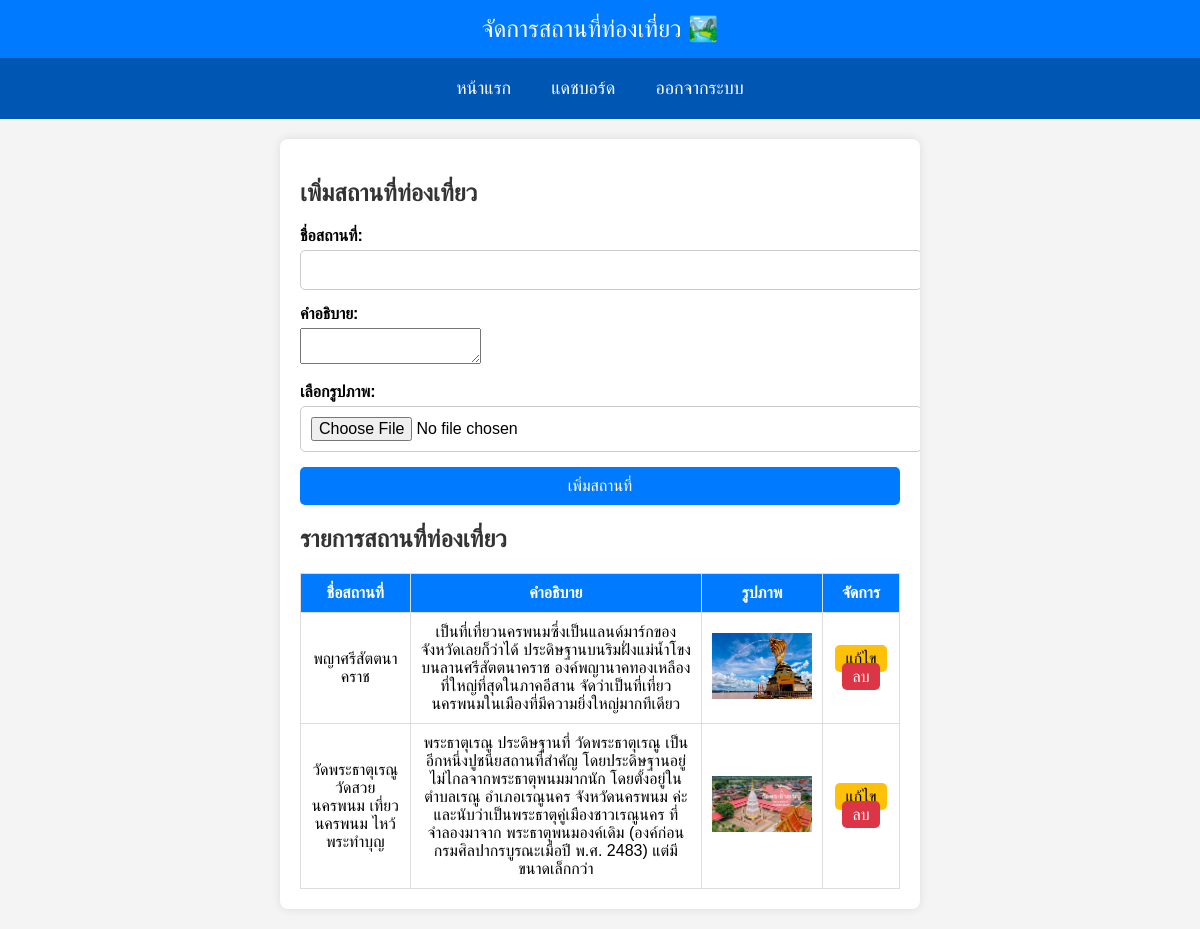
The app's page /manage_places.php (signed in) with its own data.
### tables this page shows
CREATE TABLE `places` (
  `id` int(11) NOT NULL,
  `name` varchar(255) NOT NULL,
  `description` text NOT NULL,
  `image` varchar(255) NOT NULL
);

### manage_places.php (the view, shortened to what this page needs)
<?php
include "config.php";
?>
<!DOCTYPE html>
<html lang="th">
<head>
    <link rel="stylesheet" href="style.css">
</head>
<body>
<div class="header">
    จัดการสถานที่ท่องเที่ยว 🏞️
</div>
<div class="navbar">
    <a href="index.php">หน้าแรก</a>
    <a href="dashboard.php">แดชบอร์ด</a>
    <a href="logout.php">ออกจากระบบ</a>
</div>
<div class="container">
<h2>เพิ่มสถานที่ท่องเที่ยว</h2>
<form action="add_place_process.php" method="POST" enctype="multipart/form-data">
    <div class="form-group">
        <label>ชื่อสถานที่:</label>
        <input type="text" name="name" required>
    </div>
    <div class="form-group">
        <label>คำอธิบาย:</label>
        <textarea name="description" required></textarea>
    </div>
    <div class="form-group">
        <label>เลือกรูปภาพ:</label>
        <input type="file" name="image" required>
    </div>
    <button type="submit" class="btn">เพิ่มสถานที่</button>
</form>
    <h2>รายการสถานที่ท่องเที่ยว</h2>
    <table>
        <tr>
            <th>ชื่อสถานที่</th>
            <th>คำอธิบาย</th>
            <th>รูปภาพ</th>
            <th>จัดการ</th>
        </tr>
        <?php
        $sql = "SELECT * FROM places";
        $result = $conn->query($sql);
        if ($result->num_rows > 0) {
            while ($row = $result->fetch_assoc()) {
                echo "<tr>";
                echo "<td>" . $row["name"] . "</td>";
                echo "<td>" . $row["description"] . "</td>";
                echo "<td><img src='images/" . $row["image"] . "' width='100'></td>";
                echo "<td>
                        <a href='edit_place.php?id=" . $row["id"] . "' class='btn-edit'>แก้ไข</a>
                        <a href='delete_place.php?id=" . $row["id"] . "' class='btn-delete' onclick='return confirm(\"คุณแน่ใจหรือไม่?\")'>ลบ</a>
                      </td>";
                echo "</tr>";
            }
        } else {
            echo "<tr><td colspan='4'>ไม่มีข้อมูล</td></tr>";
        }
        ?>
    </table>
</div>
</body>
</html>

### style.css (style rules this page uses)
body { font-family: Arial, sans-serif; margin: 0; padding: 0; background-color: #f4f4f4; }
.header { background-color: #007bff; color: white; padding: 15px; text-align: center; font-size: 24px; }
.navbar { display: flex; justify-content: center; background: #0056b3; padding: 10px 0; }
.navbar a { color: white; text-decoration: none; padding: 10px 20px; font-size: 18px; }
.container { width: 80%; margin: auto; overflow: hidden; background: white; padding: 20px; border-radius: 10px; box-shadow: 0px 0px 10px rgba(0, 0, 0, 0.1); }
body { font-family: Arial, sans-serif; background-color: #f4f4f4; margin: 0; padding: 0; }
.form-group { margin-bottom: 15px; text-align: left; }
.form-group label { display: block; font-weight: bold; margin-bottom: 5px; }
.form-group input { width: 100%; padding: 10px; border: 1px solid #ccc; border-radius: 5px; font-size: 16px; }
.btn { width: 100%; padding: 10px; border: none; background: #007bff; color: white; font-size: 16px; border-radius: 5px; cursor: pointer; transition: background 0.3s; }
.container { max-width: 600px; margin: 20px auto; background: white; padding: 20px; box-shadow: 0px 0px 10px rgba(0, 0, 0, 0.1); border-radius: 8px; }
h2, h3 { color: #333; }
table { width: 100%; border-collapse: collapse; margin-top: 20px; }
table, th, td { border: 1px solid #ddd; }
th, td { padding: 10px; text-align: center; }
th { background: #007bff; color: white; }
.btn-edit { padding: 5px 10px; background: #ffc107; color: black; text-decoration: none; border-radius: 5px; }
.btn-delete { padding: 5px 10px; background: #dc3545; color: white; text-decoration: none; border-radius: 5px; }

### records on screen
places: name "พญาศรีสัตตนาคราช", description "เป็นที่เที่ยวนครพนมซึ่งเป็นแลนด์มาร์กของจังหวัดเลยก็ว่าได้ ประดิษฐานบนริมฝั่งแม่น้ำโขง บนลานศรีสัตตนาคราช องค์พญานาคทองเหลืองที่ใหญ่ที่สุดในภาคอีสาน จัดว่าเป็นที่เที่ยวนครพนมในเมืองที่มีความยิ่งใหญ่มากทีเดียว", image (picture)
places: name "วัดพระธาตุเรณู วัดสวย นครพนม เที่ยวนครพนม ไหว้พระทำบุญ", description "พระธาตุเรณู ประดิษฐานที่ วัดพระธาตุเรณู เป็นอีกหนึ่งปูชนียสถานที่สำคัญ โดยประดิษฐานอยู่ไม่ไกลจากพระธาตุพนมมากนัก โดยตั้งอยู่ในตำบลเรณู อำเภอเรณูนคร จังหวัดนครพนม ค่ะ และนับว่าเป็นพระธาตุคู่เมืองชาวเรณูนคร ที่จำลองมาจาก พระธาตุพนมองค์เดิม (องค์ก่อนกรมศิลปากรบูรณะเมื่อปี พ.ศ. 2483) แต่มีขนาดเล็กกว่า", image (picture)
